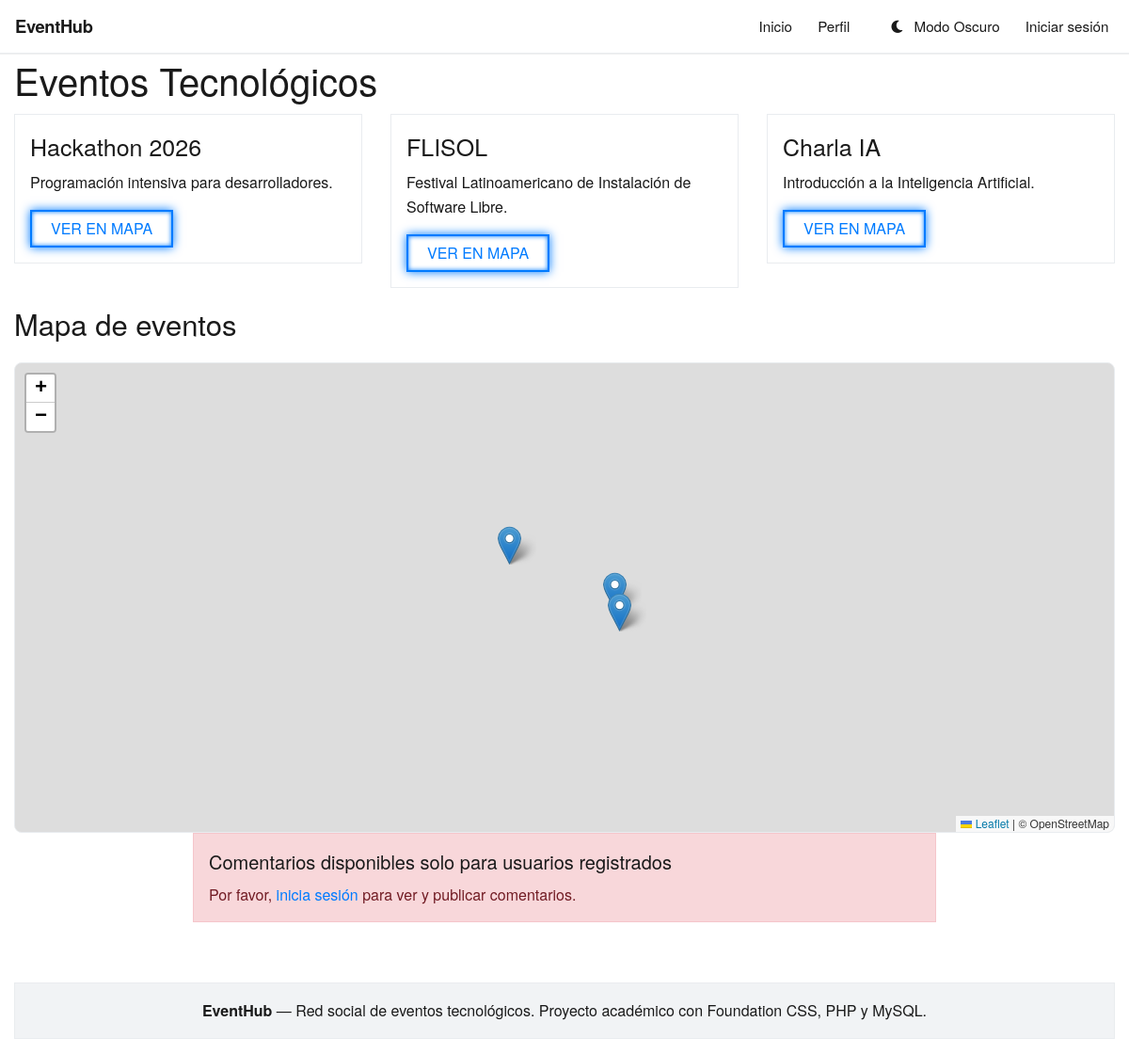
Before: / with the older database file.
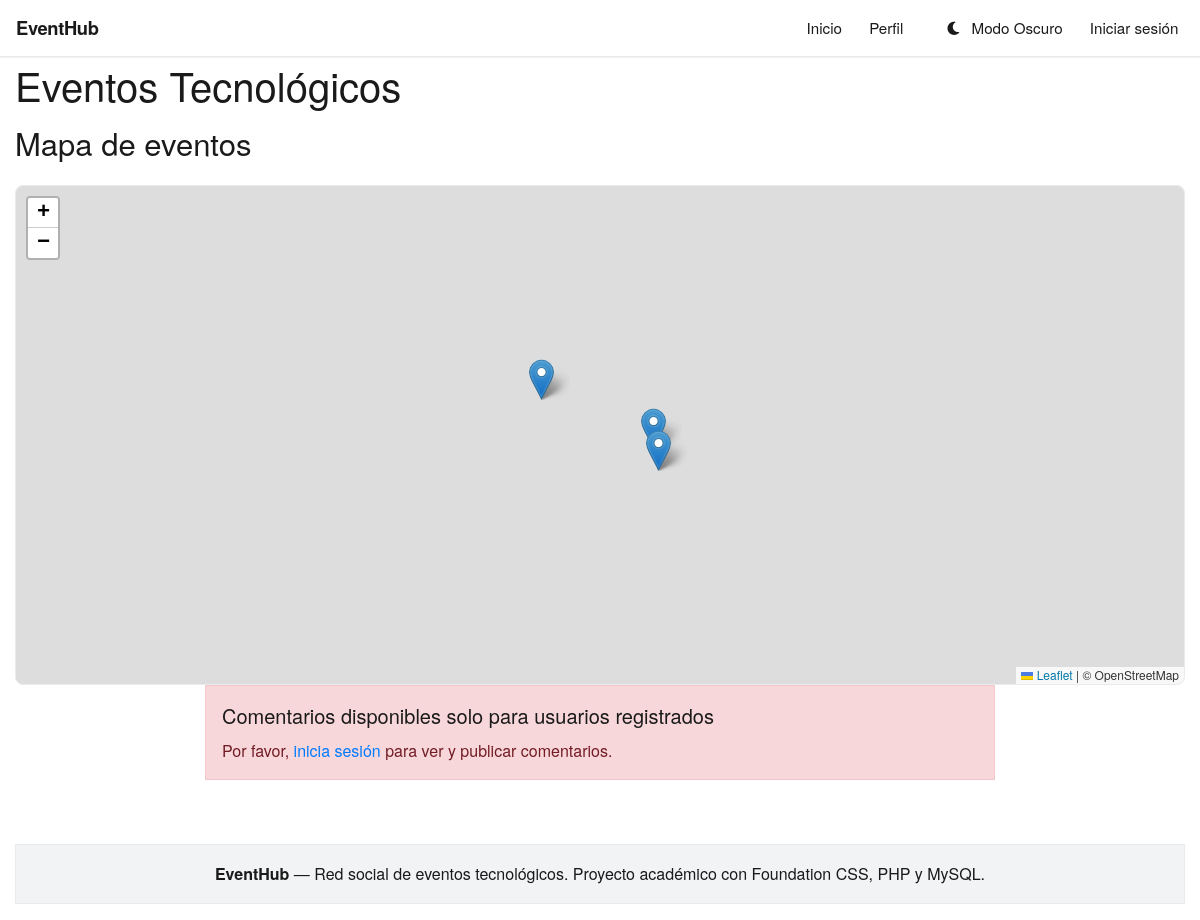
After: the same page with the newer database file.
### tables this page shows
CREATE TABLE `eventos` (
  `id` int(11) NOT NULL,
  `titulo` varchar(200) NOT NULL,
  `descripcion` text DEFAULT NULL,
  `fecha` date DEFAULT NULL,
  `usuario_id` int(11) DEFAULT NULL,
  `latitud` decimal(10,8) DEFAULT NULL,
  `longitud` decimal(11,8) DEFAULT NULL
);

### index.php (the view, shortened to what this page needs)
<!DOCTYPE html>
<?php
require_once 'includes/conexion.php';
$sql = "SELECT * FROM eventos";
$resultado = $conexion->query($sql);
?>
<html lang="es">
<head>
    <link rel="stylesheet" href="https://cdn.jsdelivr.net/npm/foundation-sites@6.8.1/dist/css/foundation.min.css">
    <link rel="stylesheet" href="https://cdnjs.cloudflare.com/ajax/libs/font-awesome/6.0.0/css/all.min.css">
    <link rel="stylesheet" href="https://unpkg.com/leaflet/dist/leaflet.css">
    <link rel="stylesheet" href="assets/css/style.css">
</head>
<body>
    <header>
        <?php include 'includes/header.php'; ?>
    </header>
    <main>
        <div class="grid-container">
            <h2>Eventos Tecnológicos</h2>
            <div class="grid-x grid-margin-x">
                <?php while($evento = $resultado->fetch_assoc()): ?>
                    <div class="cell small-12 medium-6 large-4">
                        <div class="card card-animada">
                            <div class="card-section">
                                <h4><?= $evento['titulo'] ?></h4>
                                <p><?= $evento['descripcion'] ?></p>
                                <button class="neon-button"
                                    onclick="verEvento(<?= $evento['latitud'] ?>, <?= $evento['longitud'] ?>, '<?= $evento['titulo'] ?>')">
                                    Ver en mapa
                                </button>
                            </div>
                        </div>
                    </div>
                <?php endwhile; ?>
            </div>
        </div>
        <div class="grid-container">
            <h3>Mapa de eventos</h3>
            <div id="map"></div>
        </div>
        <div class="grid-x grid-margin-x align-center">
                <div class="cell small-12 medium-10 large-8">
                    <?php if (isset($_SESSION['usuario'])): ?>
                    <div class="comment-card light" id="comment-card">
                        <div class="grid-x align-justify align-middle">
                            <div class="cell auto">
                                <h3>Comentarios sobre los eventos</h3>
                            </div>
                        </div>
                        <form id="comment-form" onsubmit="return enviarComentario(event)">
                            <label>Evento
                                <select name="evento" required>
                                    <option value="Hackathon 2026">Hackathon 2026</option>
                                    <option value="FLISOL">FLISOL</option>
                                    <option value="Charla IA">Charla IA</option>
                                </select>
                            </label>
                            <label>Comentario
                                <textarea name="mensaje" rows="5" placeholder="Cuéntanos qué te pareció el evento" required></textarea>
                            </label>
                            <div class="grid-x grid-margin-x align-justify align-middle">
                                <div class="cell auto">
                                    <button type="submit" class="neon-button">Enviar comentario</button>
                                </div>
                                <div class="cell auto">
                                    <span class="comment-note">Tu opinión ayuda a mejorar los próximos eventos.</span>
                                </div>
                            </div>
                            <p class="success-message" id="comment-message"></p>
                        </form>
                    </div>
                    <?php else: ?>
                    <div class="callout alert card-animada">
                        <h5>Comentarios disponibles solo para usuarios registrados</h5>
                        <p>Por favor, <a href="pages/login.php">inicia sesión</a> para ver y publicar comentarios.</p>
                    </div>
                    <?php endif; ?>
                </div>
            </div>
    </main>
    <footer>
        <?php include 'includes/footer.php'; ?>
    </footer>
</body>
</html>

### includes/header.php (shortened to what this page needs)
<?php
$scriptName = $_SERVER['SCRIPT_NAME'] ?? '';
$inPages = strpos($scriptName, '/pages/') !== false;
$home = $inPages ? '../index.php' : 'index.php';
$perfil = $inPages ? 'perfil.php' : 'pages/perfil.php';
$login = $inPages ? 'login.php' : 'pages/login.php';
$logout = $inPages ? '../backend/logout.php' : 'backend/logout.php';
?>
<header class="site-header" role="banner">
    <div class="site-header-inner">
        <a class="site-brand" href="<?php echo htmlspecialchars($home, ENT_QUOTES, 'UTF-8'); ?>">EventHub</a>
        <div class="site-nav-wrap" id="headerNav">
            <nav class="site-nav-primary" aria-label="Secciones">
                <ul class="site-nav-list">
                    <li><a href="<?php echo htmlspecialchars($home, ENT_QUOTES, 'UTF-8'); ?>">Inicio</a></li>
                    <li><a href="<?php echo htmlspecialchars($perfil, ENT_QUOTES, 'UTF-8'); ?>">Perfil</a></li>
                </ul>
            </nav>
            <nav class="site-nav-secondary" aria-label="Cuenta y apariencia">
                <ul class="site-nav-actions">
                    <li>
                        <a href="#" id="toggleDarkMode" class="site-nav-theme"><i class="fas fa-moon" aria-hidden="true"></i> <span class="site-nav-theme-label">Modo Oscuro</span></a>
                    </li>
                    <?php if (isset($_SESSION['usuario'])): ?>
                        <li><a href="<?php echo htmlspecialchars($logout, ENT_QUOTES, 'UTF-8'); ?>">Cerrar sesión</a></li>
                    <?php else: ?>
                        <li><a href="<?php echo htmlspecialchars($login, ENT_QUOTES, 'UTF-8'); ?>">Iniciar sesión</a></li>
                    <?php endif; ?>
                </ul>
            </nav>
        </div>
    </div>
</header>

### includes/footer.php
<div class="grid-container fluid" style="margin-top: 3rem;">
    <div class="grid-x">
        <div class="cell">
            <div class="callout secondary">
                <p class="text-center margin-bottom-0"><strong>EventHub</strong> — Red social de eventos tecnológicos. Proyecto académico con Foundation CSS, PHP y MySQL.</p>
            </div>
        </div>
    </div>
</div>

### assets/css/style.css (style rules this page uses)
:root { --bg-color: #ffffff; --text-color: #1a1a1a; --card-bg: #ffffff; --card-border: #e9ecef; --primary-color: #007bff; --primary-hover: #0056b3; --secondary-color: #f1f3f5; --top-bar-bg: #ffffff; --top-bar-text: #1a1a1a; --input-bg: #ffffff; --input-border: #cacaca; --link-color: #007bff; --link-hover: #0056b3; --header-shadow: 0 1px 0 rgba(0, 0, 0, 0.06); }
body { background-color: var(--bg-color); overflow-x: hidden; color: var(--text-color); transition: background-color 0.3s, color 0.3s; }
main { background-color: var(--bg-color); color: var(--text-color); }
footer { background-color: var(--bg-color); color: var(--text-color); }
h1, h2, h3, h4, h5, h6 { color: var(--text-color); }
a { color: var(--link-color); transition: color 0.2s ease; }
.site-header { position: sticky; top: 0; z-index: 1000; background-color: var(--top-bar-bg); color: var(--top-bar-text); border-bottom: 1px solid var(--card-border); box-shadow: var(--header-shadow); transition: background-color 0.3s, color 0.3s, border-color 0.3s, box-shadow 0.3s; }
.site-header-inner { display: flex; flex-wrap: wrap; align-items: center; justify-content: space-between; gap: 0.75rem 1rem; max-width: 75rem; margin: 0 auto; padding: 0.65rem max(1rem, env(safe-area-inset-right)) 0.65rem max(1rem, env(safe-area-inset-left)); }
.site-brand { font-weight: 700; font-size: 1.15rem; letter-spacing: -0.02em; color: var(--top-bar-text); text-decoration: none; line-height: 1.2; }
.site-header .site-nav-wrap a { color: var(--top-bar-text); text-decoration: none; }
.site-nav-wrap { display: none; width: 100%; flex-direction: column; gap: 0.25rem; padding-top: 0.5rem; margin-top: 0.25rem; border-top: 1px solid var(--card-border); }
.site-nav-list, .site-nav-actions { list-style: none; margin: 0; padding: 0; }
.site-nav-list li + li, .site-nav-actions li + li { border-top: 1px solid var(--card-border); }
.site-nav-list a, .site-nav-actions a { display: block; padding: 0.85rem 0.15rem; font-size: 0.95rem; }
@media (min-width: 640px) { .site-header-inner { flex-wrap: nowrap; padding-top: 0.5rem; padding-bottom: 0.5rem; } }
@media (min-width: 640px) { .site-nav-wrap { display: flex; flex-direction: row; flex-wrap: nowrap; align-items: center; justify-content: flex-end; gap: 1.5rem 2rem; width: auto; flex: 1; margin-top: 0; padding-top: 0; border-top: none; } }
@media (min-width: 640px) { .site-nav-primary, .site-nav-secondary { display: flex; align-items: center; } }
@media (min-width: 640px) { .site-nav-list, .site-nav-actions { display: flex; flex-direction: row; flex-wrap: wrap; align-items: center; gap: 0.25rem 1rem; } }
@media (min-width: 640px) { .site-nav-list li + li, .site-nav-actions li + li { border-top: none; } }
@media (min-width: 640px) { .site-nav-list a, .site-nav-actions a { display: inline-block; padding: 0.5rem 0.35rem; } }
.callout { background-color: var(--card-bg); border: 1px solid var(--card-border); color: var(--text-color); }
.grid-container { background-color: var(--bg-color); color: var(--text-color); }
.callout.secondary { background-color: var(--secondary-color); border-color: var(--card-border); color: var(--text-color); }
.callout.alert { background-color: #f8d7da; border-color: #f5c6cb; color: #721c24; }
.card-animada { transition: transform 0.3s ease, box-shadow 0.3s ease; }
#map { height: 500px; width: 100%; margin-top: 20px; border-radius: 8px; overflow: hidden; border: 1px solid var(--card-border); }
.card { background-color: var(--card-bg); border: 1px solid var(--card-border); color: var(--text-color); transition: background-color 0.3s, border-color 0.3s, color 0.3s; }
.neon-button { background: none; border: 2px solid var(--primary-color); color: var(--primary-color); padding: 10px 20px; text-transform: uppercase; transition: 0.3s; box-shadow: 0 0 10px var(--primary-color), inset 0 0 5px var(--primary-color); }

Changed rows visible on the page:
removed eventos: titulo "Hackathon 2026", descripcion "Programación intensiva para desarrolladores."
removed eventos: titulo "FLISOL", descripcion "Festival Latinoamericano de Instalación de Software Libre."
removed eventos: titulo "Charla IA", descripcion "Introducción a la Inteligencia Artificial."
